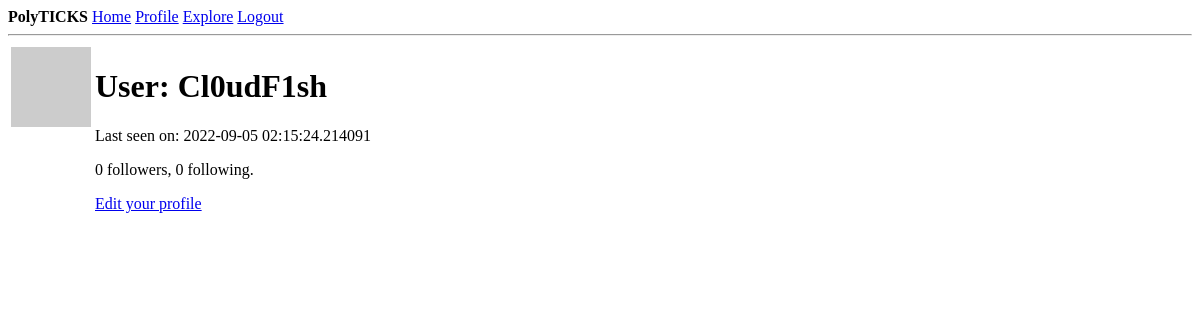
Page /user/Cl0udF1sh (signed in) on the earlier database version.
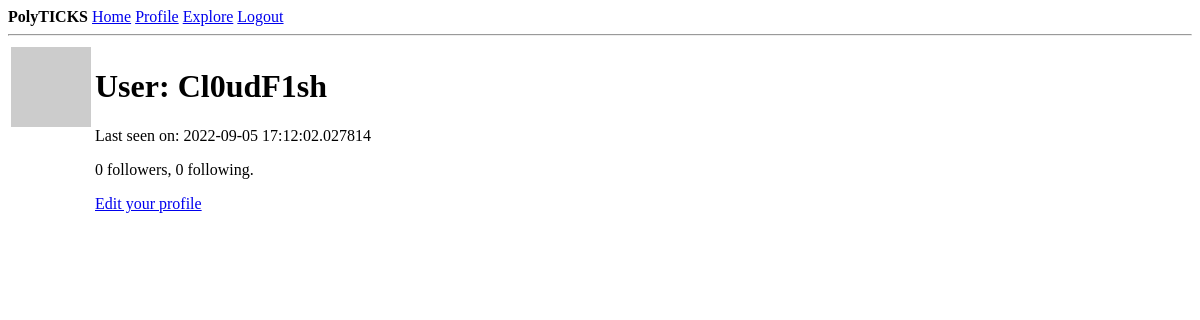
Same page on the later database version.
### app/models.py (models this page shows, shortened)
class User(db.Model, UserMixin):
    id = db.Column(db.Integer, primary_key=True)
    username = db.Column(db.String(64), index=True, unique=True)
    v_id = db.Column(db.String(10), index=True, unique=True)
    email = db.Column(db.String(120), index=True, unique=True)
    about_me = db.Column(db.String(500))
    last_seen = db.Column(db.DateTime, default=datetime.utcnow)
    posts = db.relationship('Post', backref='author', lazy='dynamic')
    followed = db.relationship(
        'User', secondary=followers,
        primaryjoin=(followers.c.follower_id == id),
        secondaryjoin=(followers.c.followed_id == id),
        backref=db.backref('followers', lazy='dynamic'), lazy='dynamic')
    password_hash = db.Column(db.String(128))
    def avatar(self, size):
        digest = md5(self.email.lower().encode('utf-8')).hexdigest()
        return 'https://www.gravatar.com/avatar/{}?d=identicon&s={}'.format(
            digest, size)

### app/routes.py (the view)
@app.route('/user/<username>')
@login_required
def user(username):
    user = User.query.filter_by(username=username).first_or_404()
    page = request.args.get('page', 1, type=int)
    posts = user.posts.order_by(Post.timestamp.desc()).paginate(
        page, app.config['POSTS_PER_PAGE'], False)
    next_url = url_for('user', username=user.username, page=posts.next_num) \
        if posts.has_next else None
    prev_url = url_for('user', username=user.username, page=posts.prev_num) \
        if posts.has_prev else None
    form = EmptyForm()
    return render_template('profile.html', user=user, posts=posts.items, next_url=next_url, prev_url=prev_url, form=form)

### app/models.py (called while the page is built)
@login.user_loader
def load_user(id):
    return User.query.get(int(id))

### app/routes.py (called while the page is built)
@app.before_request
def before_request():
    if current_user.is_authenticated:
        current_user.last_seen = datetime.utcnow()
        db.session.commit()

### app/templates/profile.html (shortened to what this page needs)
{% extends "base.html" %}
{% block content %}
<table>
    <tr valign="top">
        <td><img src="{{ user.avatar(128) }}"></td>
        <td>
            <h1>User: {{ user.username }}</h1>
            {% if user.last_seen %}<p>Last seen on: {{ user.last_seen }}</p>{% endif %}
            <p>{{ user.followers.count() }} followers, {{ user.followed.count() }} following.</p>
            {% if user == current_user %}
            <p><a href="{{ url_for('edit_profile') }}">Edit your profile</a></p>
            {% endif %}
{% endblock %}

### app/templates/base.html (shortened to what this page needs)
<!DOCTYPE html>
<html>
    <head>
    </head>
    <body>
        <div><b>PolyTICKS</b>
            <a href="{{ url_for('index') }}">Home</a>
            {% if current_user.is_anonymous %}
            <a href="{{ url_for('login') }}">Login</a>
            {% else %}
            <a href="{{ url_for('user', username=current_user.username) }}">Profile</a>
            <a href="{{ url_for('explore') }}">Explore</a>
            <a href="{{ url_for('logout') }}">Logout</a>
            {% endif %}
        </div>
        <hr>
        {% block content %}{% endblock %}
    </body>
</html>

Differences in the rows shown:
changed User "Cl0udF1sh": last_seen "2022-09-05 02:15:24.214091" → "2022-09-05 17:12:02.027814"
